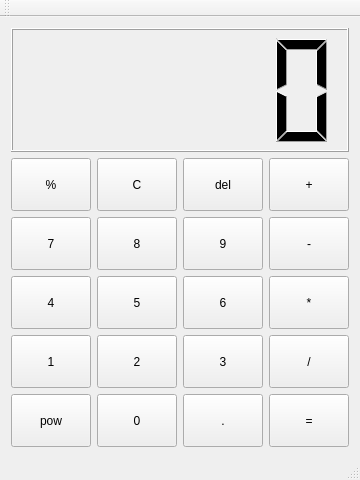
<?xml version="1.0" encoding="UTF-8"?>
<ui version="4.0">
 <class>CalculatorClass</class>
 <widget class="QMainWindow" name="CalculatorClass">
  <property name="geometry">
   <rect>
    <x>0</x>
    <y>0</y>
    <width>350</width>
    <height>480</height>
   </rect>
  </property>
  <property name="windowTitle">
   <string>Calculator</string>
  </property>
  <widget class="QWidget" name="centralWidget">
   <layout class="QVBoxLayout" name="verticalLayout" stretch="3,7">
    <item>
     <widget class="QLCDNumber" name="lcdNumber"/>
    </item>
    <item>
     <layout class="QGridLayout" name="gridLayout">
      <item row="0" column="0">
       <widget class="QPushButton" name="pushButton_remain">
        <property name="sizePolicy">
         <sizepolicy hsizetype="Expanding" vsizetype="Expanding">
          <horstretch>0</horstretch>
          <verstretch>0</verstretch>
         </sizepolicy>
        </property>
        <property name="text">
         <string>%</string>
        </property>
       </widget>
      </item>
      <item row="0" column="1">
       <widget class="QPushButton" name="pushButton_clear">
        <property name="sizePolicy">
         <sizepolicy hsizetype="Expanding" vsizetype="Expanding">
          <horstretch>0</horstretch>
          <verstretch>0</verstretch>
         </sizepolicy>
        </property>
        <property name="text">
         <string>C</string>
        </property>
       </widget>
      </item>
      <item row="0" column="2">
       <widget class="QPushButton" name="pushButton_del">
        <property name="sizePolicy">
         <sizepolicy hsizetype="Expanding" vsizetype="Expanding">
          <horstretch>0</horstretch>
          <verstretch>0</verstretch>
         </sizepolicy>
        </property>
        <property name="text">
         <string>del</string>
        </property>
       </widget>
      </item>
      <item row="0" column="3">
       <widget class="QPushButton" name="pushButton_add">
        <property name="sizePolicy">
         <sizepolicy hsizetype="Expanding" vsizetype="Expanding">
          <horstretch>0</horstretch>
          <verstretch>0</verstretch>
         </sizepolicy>
        </property>
        <property name="text">
         <string>+</string>
        </property>
       </widget>
      </item>
      <item row="1" column="0">
       <widget class="QPushButton" name="pushButton_7">
        <property name="sizePolicy">
         <sizepolicy hsizetype="Expanding" vsizetype="Expanding">
          <horstretch>0</horstretch>
          <verstretch>0</verstretch>
         </sizepolicy>
        </property>
        <property name="text">
         <string>7</string>
        </property>
       </widget>
      </item>
      <item row="1" column="1">
       <widget class="QPushButton" name="pushButton_8">
        <property name="sizePolicy">
         <sizepolicy hsizetype="Expanding" vsizetype="Expanding">
          <horstretch>0</horstretch>
          <verstretch>0</verstretch>
         </sizepolicy>
        </property>
        <property name="text">
         <string>8</string>
        </property>
       </widget>
      </item>
      <item row="1" column="2">
       <widget class="QPushButton" name="pushButton_9">
        <property name="sizePolicy">
         <sizepolicy hsizetype="Expanding" vsizetype="Expanding">
          <horstretch>0</horstretch>
          <verstretch>0</verstretch>
         </sizepolicy>
        </property>
        <property name="text">
         <string>9</string>
        </property>
       </widget>
      </item>
      <item row="1" column="3">
       <widget class="QPushButton" name="pushButton_sub">
        <property name="sizePolicy">
         <sizepolicy hsizetype="Expanding" vsizetype="Expanding">
          <horstretch>0</horstretch>
          <verstretch>0</verstretch>
         </sizepolicy>
        </property>
        <property name="text">
         <string>-</string>
        </property>
       </widget>
      </item>
      <item row="2" column="0">
       <widget class="QPushButton" name="pushButton_4">
        <property name="sizePolicy">
         <sizepolicy hsizetype="Expanding" vsizetype="Expanding">
          <horstretch>0</horstretch>
          <verstretch>0</verstretch>
         </sizepolicy>
        </property>
        <property name="text">
         <string>4</string>
        </property>
       </widget>
      </item>
      <item row="2" column="1">
       <widget class="QPushButton" name="pushButton_5">
        <property name="sizePolicy">
         <sizepolicy hsizetype="Expanding" vsizetype="Expanding">
          <horstretch>0</horstretch>
          <verstretch>0</verstretch>
         </sizepolicy>
        </property>
        <property name="text">
         <string>5</string>
        </property>
       </widget>
      </item>
      <item row="2" column="2">
       <widget class="QPushButton" name="pushButton_6">
        <property name="sizePolicy">
         <sizepolicy hsizetype="Expanding" vsizetype="Expanding">
          <horstretch>0</horstretch>
          <verstretch>0</verstretch>
         </sizepolicy>
        </property>
        <property name="text">
         <string>6</string>
        </property>
       </widget>
      </item>
      <item row="2" column="3">
       <widget class="QPushButton" name="pushButton_mul">
        <property name="sizePolicy">
         <sizepolicy hsizetype="Expanding" vsizetype="Expanding">
          <horstretch>0</horstretch>
          <verstretch>0</verstretch>
         </sizepolicy>
        </property>
        <property name="text">
         <string>*</string>
        </property>
       </widget>
      </item>
      <item row="3" column="0">
       <widget class="QPushButton" name="pushButton_1">
        <property name="sizePolicy">
         <sizepolicy hsizetype="Expanding" vsizetype="Expanding">
          <horstretch>0</horstretch>
          <verstretch>0</verstretch>
         </sizepolicy>
        </property>
        <property name="text">
         <string>1</string>
        </property>
       </widget>
      </item>
      <item row="3" column="1">
       <widget class="QPushButton" name="pushButton_2">
        <property name="sizePolicy">
         <sizepolicy hsizetype="Expanding" vsizetype="Expanding">
          <horstretch>0</horstretch>
          <verstretch>0</verstretch>
         </sizepolicy>
        </property>
        <property name="text">
         <string>2</string>
        </property>
       </widget>
      </item>
      <item row="3" column="2">
       <widget class="QPushButton" name="pushButton_3">
        <property name="sizePolicy">
         <sizepolicy hsizetype="Expanding" vsizetype="Expanding">
          <horstretch>0</horstretch>
          <verstretch>0</verstretch>
         </sizepolicy>
        </property>
        <property name="text">
         <string>3</string>
        </property>
       </widget>
      </item>
      <item row="3" column="3">
       <widget class="QPushButton" name="pushButton_div">
        <property name="sizePolicy">
         <sizepolicy hsizetype="Expanding" vsizetype="Expanding">
          <horstretch>0</horstretch>
          <verstretch>0</verstretch>
         </sizepolicy>
        </property>
        <property name="text">
         <string>/</string>
        </property>
       </widget>
      </item>
      <item row="4" column="0">
       <widget class="QPushButton" name="pushButton_pow">
        <property name="sizePolicy">
         <sizepolicy hsizetype="Expanding" vsizetype="Expanding">
          <horstretch>0</horstretch>
          <verstretch>0</verstretch>
         </sizepolicy>
        </property>
        <property name="text">
         <string>pow</string>
        </property>
       </widget>
      </item>
      <item row="4" column="1">
       <widget class="QPushButton" name="pushButton_0">
        <property name="sizePolicy">
         <sizepolicy hsizetype="Expanding" vsizetype="Expanding">
          <horstretch>0</horstretch>
          <verstretch>0</verstretch>
         </sizepolicy>
        </property>
        <property name="text">
         <string>0</string>
        </property>
       </widget>
      </item>
      <item row="4" column="2">
       <widget class="QPushButton" name="pushButton_point">
        <property name="sizePolicy">
         <sizepolicy hsizetype="Expanding" vsizetype="Expanding">
          <horstretch>0</horstretch>
          <verstretch>0</verstretch>
         </sizepolicy>
        </property>
        <property name="text">
         <string>.</string>
        </property>
       </widget>
      </item>
      <item row="4" column="3">
       <widget class="QPushButton" name="pushButton_equal">
        <property name="sizePolicy">
         <sizepolicy hsizetype="Expanding" vsizetype="Expanding">
          <horstretch>0</horstretch>
          <verstretch>0</verstretch>
         </sizepolicy>
        </property>
        <property name="text">
         <string>=</string>
        </property>
       </widget>
      </item>
     </layout>
    </item>
   </layout>
  </widget>
  <widget class="QMenuBar" name="menuBar">
   <property name="geometry">
    <rect>
     <x>0</x>
     <y>0</y>
     <width>350</width>
     <height>23</height>
    </rect>
   </property>
  </widget>
  <widget class="QToolBar" name="mainToolBar">
   <attribute name="toolBarArea">
    <enum>TopToolBarArea</enum>
   </attribute>
   <attribute name="toolBarBreak">
    <bool>false</bool>
   </attribute>
  </widget>
  <widget class="QStatusBar" name="statusBar"/>
 </widget>
 <layoutdefault spacing="6" margin="11"/>
 <resources>
  <include location="calculator.qrc"/>
 </resources>
 <connections/>
</ui>
